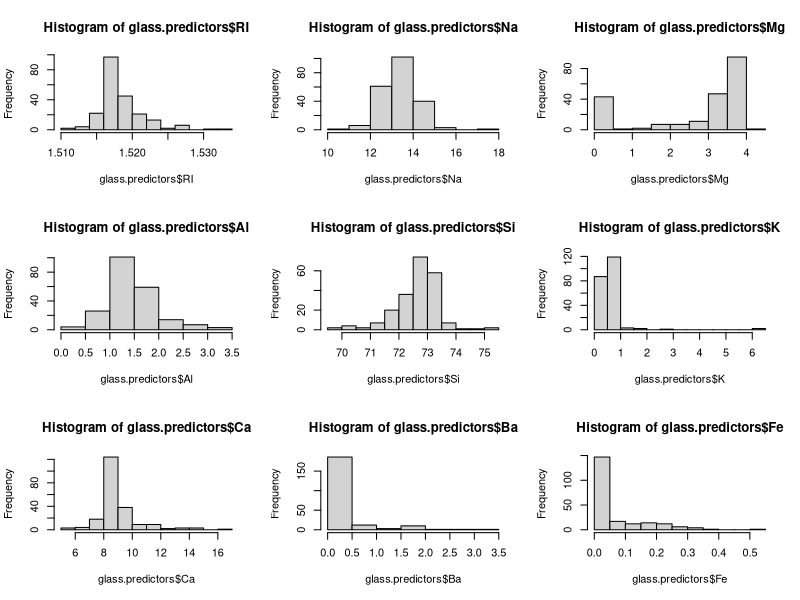
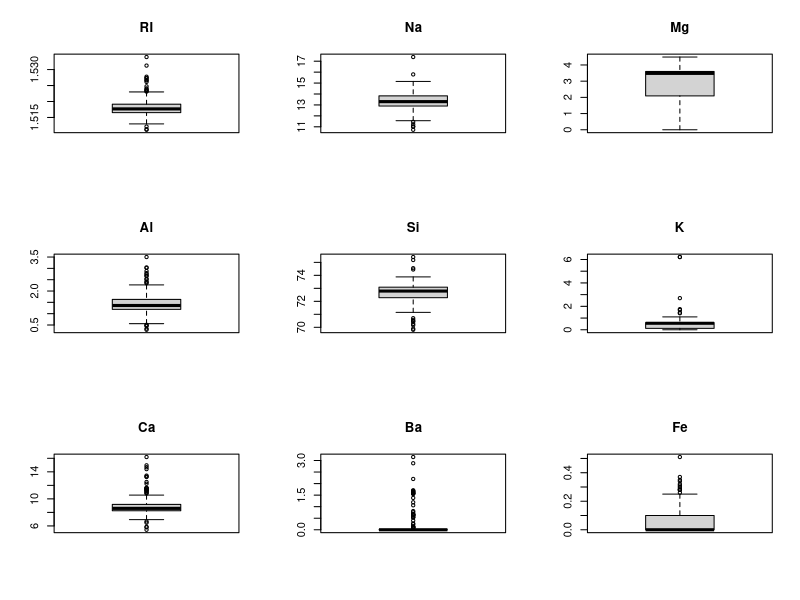
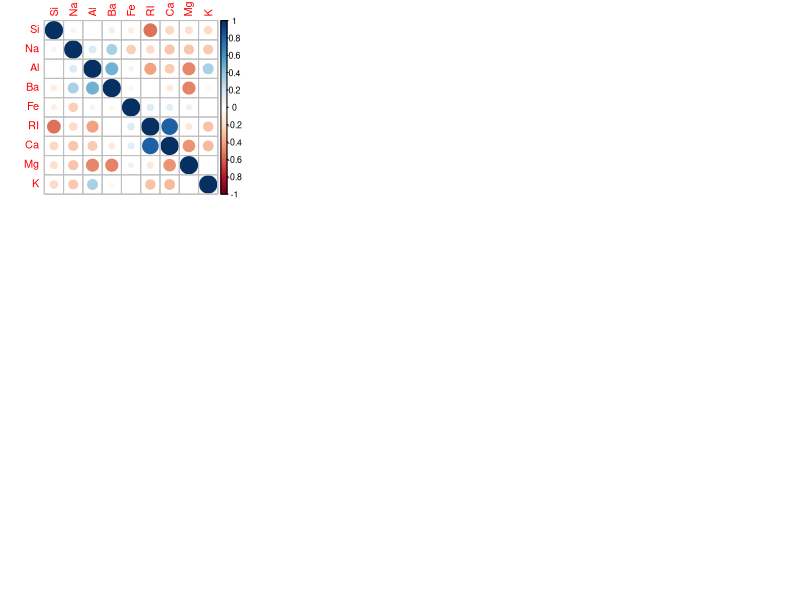
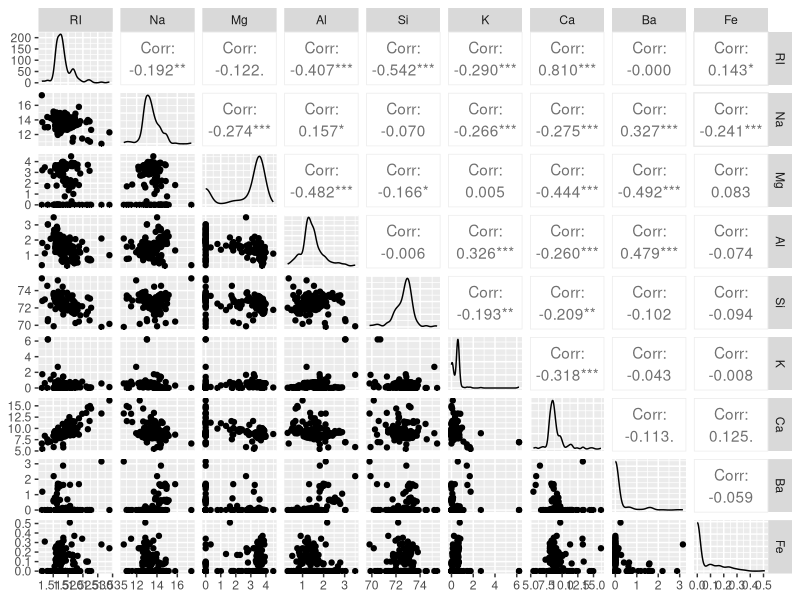
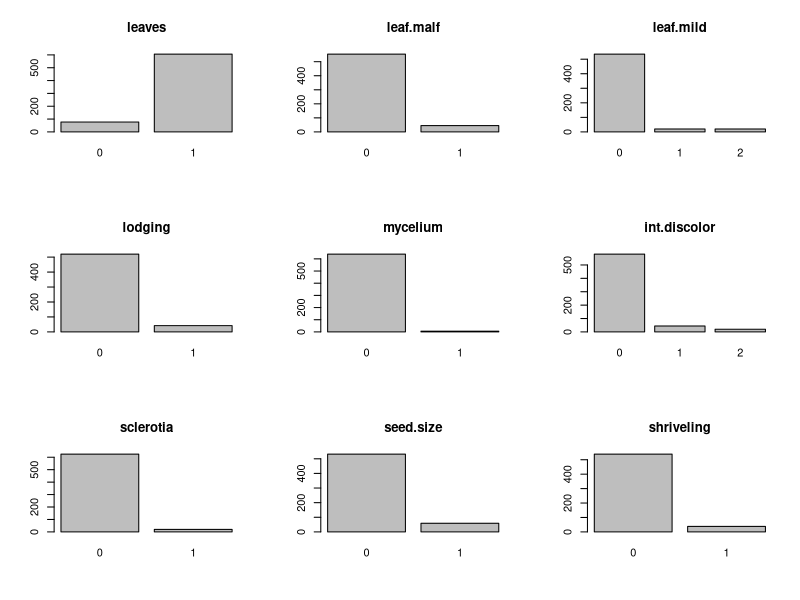
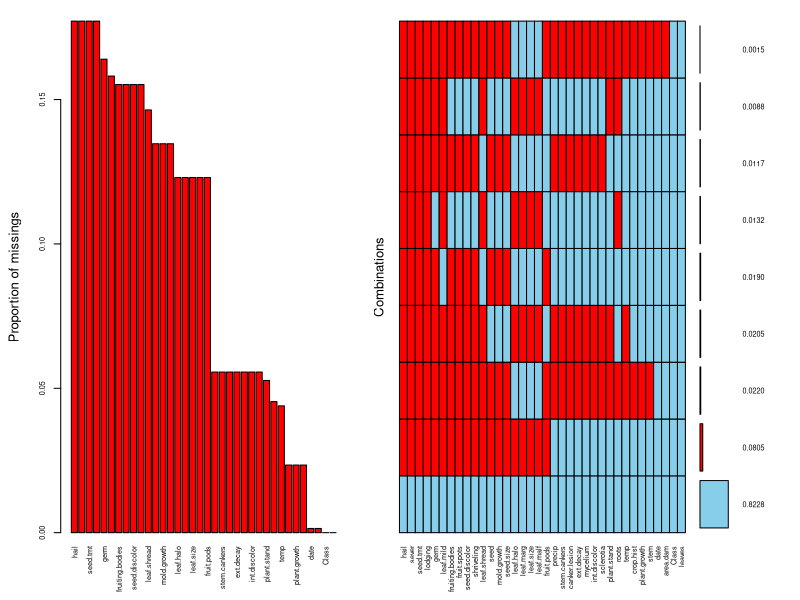
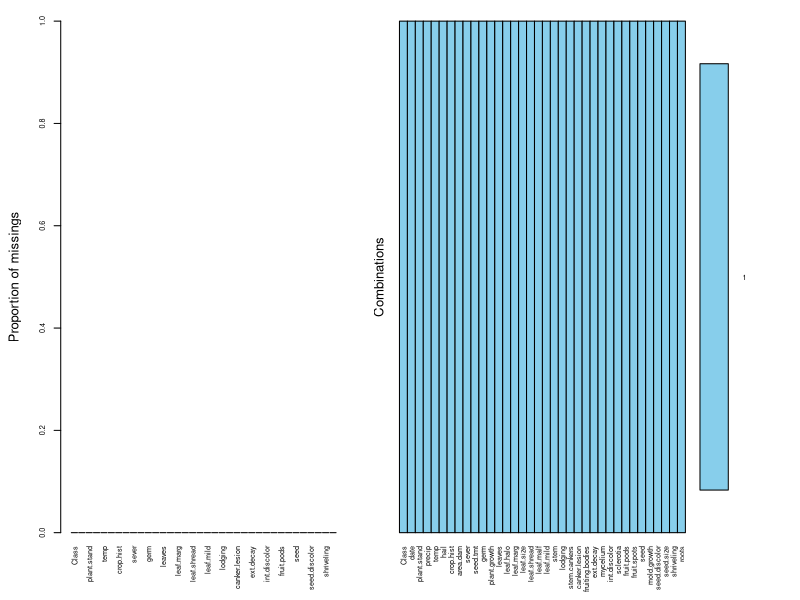

R code for these plots, in order:
## ---- chunk 1
knitr::opts_chunk$set(echo = TRUE)
## ---- chunk 2
library(caret)
library(tidyverse)
library(e1071)
library(knitr)
library(GGally)
library(VIM)
## ---- chunk 3
library(mlbench)
data(Glass)
str(Glass)
## ---- chunk 4
head(Glass)
## ---- chunk 5
glass.predictors <- Glass[,-10]
## ---- chunk 6
library(e1071)
skewValues <- apply(glass.predictors, 2, skewness)
skewValues
## ---- chunk 7
par(mfrow = c(3,3))
hist(x = glass.predictors$RI)
hist(x = glass.predictors$Na)
hist(x = glass.predictors$Mg)
hist(x = glass.predictors$Al)
hist(x = glass.predictors$Si)
hist(x = glass.predictors$K)
hist(x = glass.predictors$Ca)
hist(x = glass.predictors$Ba)
hist(x = glass.predictors$Fe)
## ---- chunk 8
par(mfrow = c(3,3))
boxplot(x = glass.predictors$RI, main = "RI")
boxplot(x = glass.predictors$Na, main = "Na")
boxplot(x = glass.predictors$Mg, main = "Mg")
boxplot(x = glass.predictors$Al, main = "Al")
boxplot(x = glass.predictors$Si, main = "Si")
boxplot(x = glass.predictors$K, main = "K")
boxplot(x = glass.predictors$Ca, main = "Ca")
boxplot(x = glass.predictors$Ba, main = "Ba")
boxplot(x = glass.predictors$Fe, main = "Fe")
## ---- chunk 9
summary(glass.predictors)
## ---- chunk 10
correlations <- cor(glass.predictors)
correlations
## ---- chunk 11
library(corrplot)
corrplot(correlations, order = "hclust")
## ---- chunk 12
GGally::ggpairs(as.data.frame(glass.predictors))
## ---- chunk 13
library(car)
summary(powerTransform(Glass[,1:9], family="yjPower"))$result[,1:2]
## ---- chunk 14
library(mlbench)
data(Soybean)
## See ?Soybean for details
str(Soybean)
## ---- chunk 15
head(Soybean)
## ---- chunk 16
nearZeroVar(Soybean)
## ---- chunk 17
summary(Soybean)
## ---- chunk 18
imbalance.leaf.mild = 535/20
imbalance.leaf.mild
## ---- chunk 19
imbalance.mycelium = 639/6
imbalance.mycelium
## ---- chunk 20
imbalance.sclerotia = 625/20
imbalance.sclerotia
## ---- chunk 21
par(mfrow = c(3,3))
plot(x = Soybean$leaves) + title(main = 'leaves')
plot(x = Soybean$leaf.malf) + title(main = 'leaf.malf')
plot(x = Soybean$leaf.mild) + title(main = 'leaf.mild')
plot(x = Soybean$lodging) + title(main = 'lodging')
plot(x = Soybean$mycelium) + title(main = 'mycelium')
plot(x = Soybean$int.discolor)+ title(main = 'int.discolor')
plot(x = Soybean$sclerotia) + title(main = 'sclerotia')
plot(x = Soybean$seed.size) + title(main = 'seed.size')
plot(x = Soybean$shriveling) + title(main = 'shriveling')
## ---- chunk 22
colSums(is.na(Soybean))
## ---- chunk 23
aggr(Soybean, prop = c(TRUE, TRUE), bars=TRUE, numbers=TRUE, sortVars=TRUE)
## ---- chunk 24
Soybean %>%
  mutate(Total = n()) %>% 
  filter(!complete.cases(.)) %>%
  group_by(Class) %>%
  mutate(Missing = n(), Proportion=Missing/Total) %>%
  select(Class, Missing, Proportion) %>%
  unique()
## ---- chunk 25
library(mice)
MICE <- mice(Soybean, method="pmm", printFlag=FALSE, seed=6)
aggr(complete(MICE), prop = c(TRUE, TRUE), bars=TRUE, numbers=TRUE, sortVars=TRUE)
